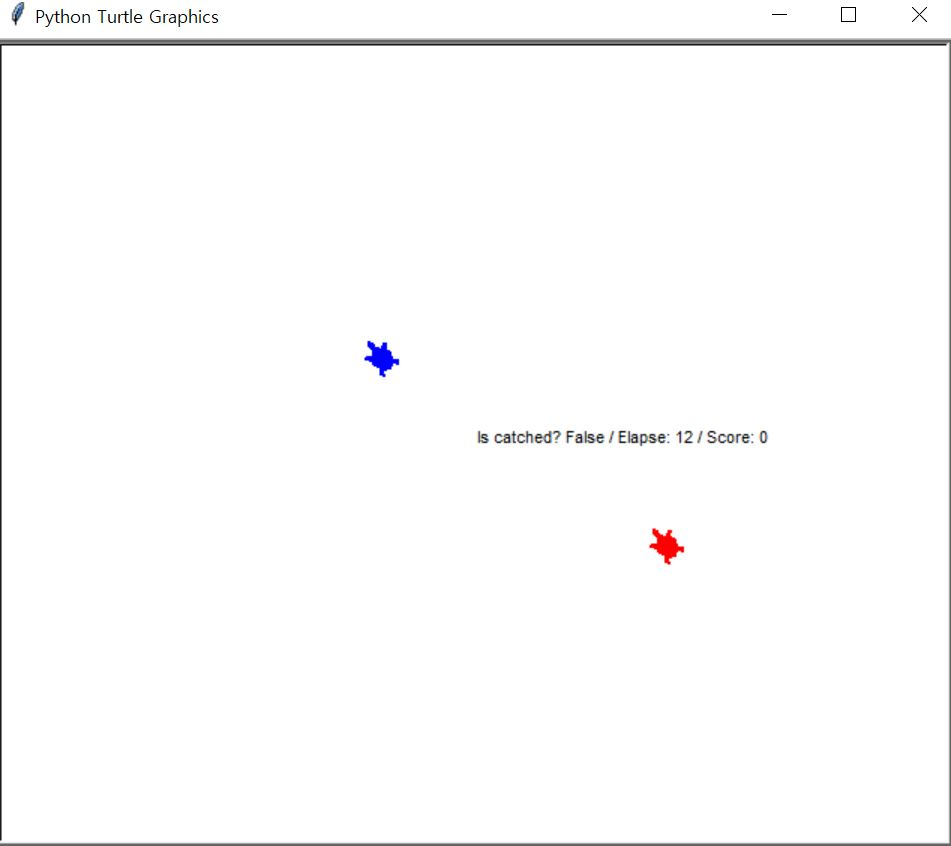

Python code for this plot:
# This example is not working in Spyder directly (F5 or Run)
# Please type '!python turtle_runaway.py' on IPython console in your Spyder.
import turtle, random, time

score = 0

class RunawayGame:
    def __init__(self, canvas, runner, chaser, catch_radius=20, init_dist=400):
        self.canvas = canvas
        self.runner = runner
        self.chaser = chaser
        self.catch_radius2 = catch_radius**2

        # Initialize 'runner' and 'chaser'
        self.runner.shape('turtle')
        self.runner.color('blue')
        self.runner.penup()
        self.runner.setx(-init_dist / 2)

        self.chaser.shape('turtle')
        self.chaser.color('red')
        self.chaser.penup()
        self.chaser.setx(+init_dist / 2)
        self.chaser.setheading(180)

        # Instantiate an another turtle for drawing
        self.drawer = turtle.RawTurtle(canvas)
        self.drawer.setx(0)
        self.drawer.sety(0)
        self.drawer.hideturtle()
        self.drawer.penup()

    def is_catch(self):
        p = self.runner.pos()
        q = self.chaser.pos()
        dx, dy = p[0] - q[0], p[1] - q[1]
        return dx**2 + dy**2 < self.catch_radius2

    def start(self, ai_timer_msec=100):
        self.ai_timer_msec = ai_timer_msec
        self.start_time = time.time()
        self.canvas.ontimer(self.step, self.ai_timer_msec)

    def step(self):
        self.runner.run_ai(self.chaser)
        self.chaser.run_ai(self.runner)

        if (self.runner.pos()[0] < -320):
            self.runner.setx(320)
        if (self.runner.pos()[0] > 320):
            self.runner.setx(-320)
        if (self.runner.pos()[1] < -280):
            self.runner.sety(280)
        if (self.runner.pos()[1] > 280):
            self.runner.sety(-280)

        if (self.chaser.pos()[0] < -320):
            self.chaser.setx(320)
        if (self.chaser.pos()[0] > 320):
            self.chaser.setx(-320)
        if (self.chaser.pos()[1] < -280):
            self.chaser.sety(280)
        if (self.chaser.pos()[1] > 280):
            self.chaser.sety(-280)
        
        is_catched = self.is_catch()
        global score

        self.drawer.undo()
        self.drawer.penup()
        # self.drawer.setpos(-300, 300)
        elapse = time.time() - self.start_time
        self.drawer.write(f'Is catched? {is_catched} / Elapse: {elapse:.0f} / Score: {score}')

        if (is_catched == True):
            score += 1
            self.runner.setx(-200)
            self.runner.sety(0)
            self.chaser.setx(200)
            self.chaser.sety(0)

        self.canvas.ontimer(self.step, self.ai_timer_msec)

class ManualMover(turtle.RawTurtle):
    def __init__(self, canvas, step_move=10, step_turn=10):
        super().__init__(canvas)
        self.step_move = step_move
        self.step_turn = step_turn

        # Register event handlers
        canvas.onkeypress(lambda: self.forward(self.step_move), 'Up')
        canvas.onkeypress(lambda: self.backward(self.step_move), 'Down')
        canvas.onkeypress(lambda: self.left(self.step_turn), 'Left')
        canvas.onkeypress(lambda: self.right(self.step_turn), 'Right')
        canvas.listen()

    def run_ai(self, opponent):
        pass

class LessRandomMover(turtle.RawTurtle):
    def __init__(self, canvas, step_move=10, step_turn=10):
        super().__init__(canvas)
        self.step_move = step_move
        self.step_turn = step_turn

    def run_ai(self, oppoenent):
        opp_pos = oppoenent.pos()
        self_pos = self.pos()
        opp_x, opp_y = opp_pos[0], opp_pos[1]
        self_x, self_y = self_pos[0], self_pos[1]
        opp_heading = oppoenent.heading()
        mode = random.random()
        if mode < 0.6:
            self.forward(self.step_move)
        elif mode < 0.75:
            self.left(self.step_turn)
        elif mode < 0.9:
            self.right(self.step_turn)
        elif ((opp_x - self_x)**2 + (opp_y - self_y)**2) < 200**2:
            self.setheading(opp_heading)
        else:
            self.circle(30)


if __name__ == '__main__':
    canvas = turtle.Screen()
    runner = LessRandomMover(canvas)
    chaser = ManualMover(canvas)

    game = RunawayGame(canvas, runner, chaser)
    game.start()
    canvas.mainloop()
